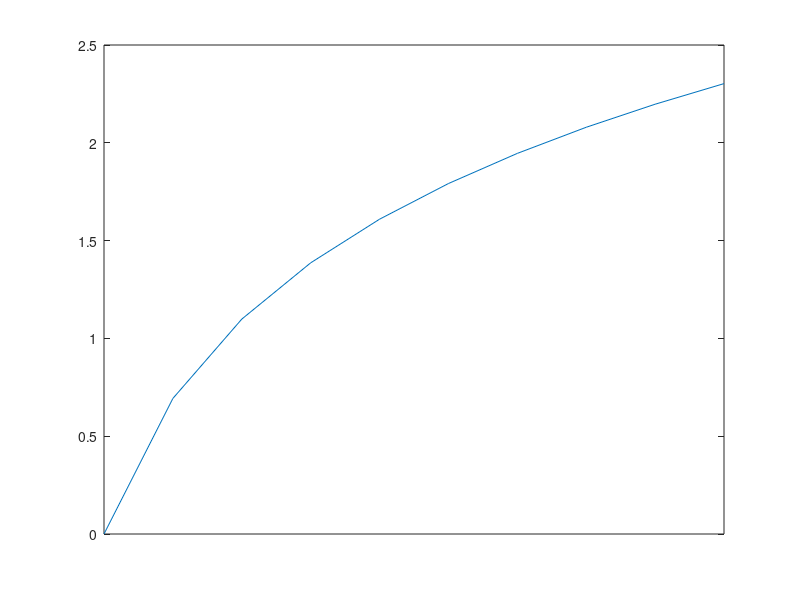

Source code (MATLAB):
%  "draw_edit" let you edit the plotted 1-D data by picking any point
%  on the curve and moving the mouse freely. The data can be either a
%  1-D matrix, or obtained by load a 1-D text file, or the result of
%  a matlab function.
%
%  Usage:  draw_edit(y, [ax_hdl])
%
%	y:	A 1-D matrix, or obtained by load a 1-D text file, or
%		the result of a matlab function.
%
%	ax_hdl:	Optional. The handle of axis that you want to plot. By
%		default, it will create a new one.
%
%  Example:	draw_edit([1 3 2 7 9])
%		draw_edit(load('my_1D_data.txt'))
%		draw_edit(log(1:10), gca)
%
%  jimmy@rotman-baycrest.on.ca
%
%----------------------------------------------------------------------

function draw_edit(action, ax_hdl)

   if ~exist('action', 'var')
      action = 'log(1:10)';
   end

   if ~exist('ax_hdl','var') & ...
	( ~exist('action', 'var') | ~iscell(action) )
      figure;
      ax_hdl = gca;
   end

   if ~iscell(action)
      y = action;
      init(y, ax_hdl);
      return;
   end;

   if iscell(action) & strcmp(action{1}, 'dragpt')
      dragpt;
   elseif strcmp(action, 'startdragpt')
      startdragpt;
   elseif strcmp(action, 'stopdragpt')
      stopdragpt;
   end

   return;						% draw_edit

%----------------------------------------------------------------------

function init(y, ax_hdl)

   if ischar(y)
      y = str2num(y);
      y = y(:);
   else
      y = y(:);
   end

   fig_hdl = get(ax_hdl,'parent');
%   set(fig_hdl, 'windowbuttonup', 'draw_edit1({''stopdragpt''})');

   axes(ax_hdl);
   line_hdl = plot(y);
set(ax_hdl,'xtick',[]);
%   set(line_hdl, 'buttondown', 'draw_edit1({''startdragpt''})');
set(ax_hdl, 'xlim', [1 length(y)]);

   setappdata(gcf, 'draw_edit_line_hdl', line_hdl);
   setappdata(gcf, 'draw_edit_org_y', y(:));
   setappdata(gcf, 'draw_edit_old_y', y(:));
   setappdata(gcf, 'draw_edit_new_y', y(:));
   setappdata(gcf, 'draw_edit_lockx', 0);

   return;						% init

%----------------------------------------------------------------------

function startdragpt()

   set(gcf, 'windowbuttonmotion', 'draw_edit1({''dragpt''})');

   return;

%----------------------------------------------------------------------

function stopdragpt()

   y = get(getappdata(gcf,'draw_edit_line_hdl'),'ydata');
   setappdata(gcf, 'draw_edit_old_y', getappdata(gcf, 'draw_edit_new_y'));
   setappdata(gcf, 'draw_edit_new_y', y(:));
   setappdata(gcf, 'draw_edit_lockx', 0);
   point_hdl = getappdata(gcf, 'draw_edit_point_hdl');
   
   if ~isempty(point_hdl) & ishandle(point_hdl)
      delete(point_hdl);
   end

   set(gcf, 'windowbuttonmotion', '');

   return;

%----------------------------------------------------------------------

function dragpt()

   point_hdl = getappdata(gcf, 'draw_edit_point_hdl');
   
   if ~isempty(point_hdl) & ishandle(point_hdl)
      delete(point_hdl);
   end

   pt = get(gca, 'current');
   x = pt(1,1);
   y = pt(1,2);

   line_hdl = getappdata(gcf, 'draw_edit_line_hdl');

   if(~getappdata(gcf, 'draw_edit_lockx'))
      xdata = get(line_hdl, 'xdata');
      locatex = abs(xdata-x);
      locatex = find(locatex==min(locatex));

      setappdata(gcf, 'draw_edit_lockx', 1);   
      setappdata(gcf, 'draw_edit_locatex', locatex);   
   else
      locatex = getappdata(gcf, 'draw_edit_locatex');   
   end

   ydata = get(line_hdl, 'ydata');
   ydata(locatex) = y;

   set(line_hdl, 'ydata', ydata);

   hold on;
   xdata = get(line_hdl, 'xdata');
   x = xdata(locatex);
   point_hdl = plot(x,y,'o','linewidth',2,'markerface','r','markeredge','r','markersize',5);
   setappdata(gcf, 'draw_edit_point_hdl', point_hdl);
   hold off;

   return;

